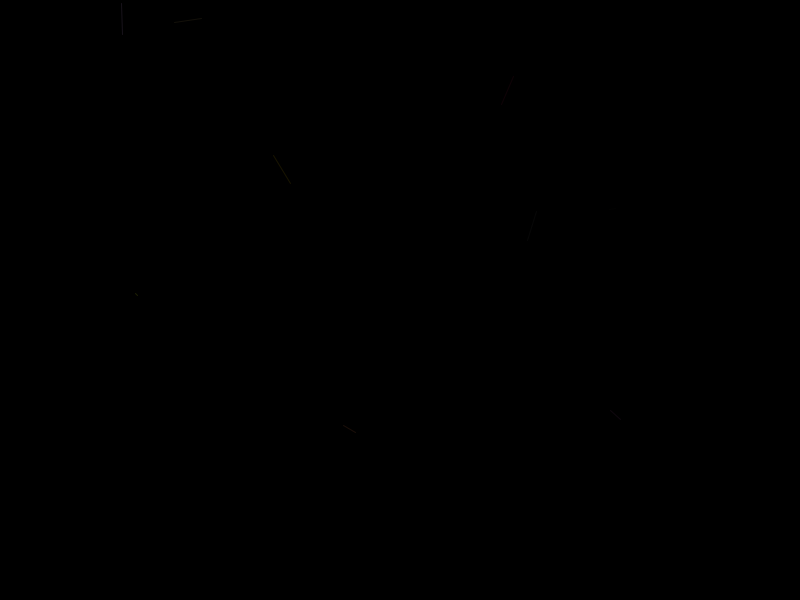
Frame 1 (no input)
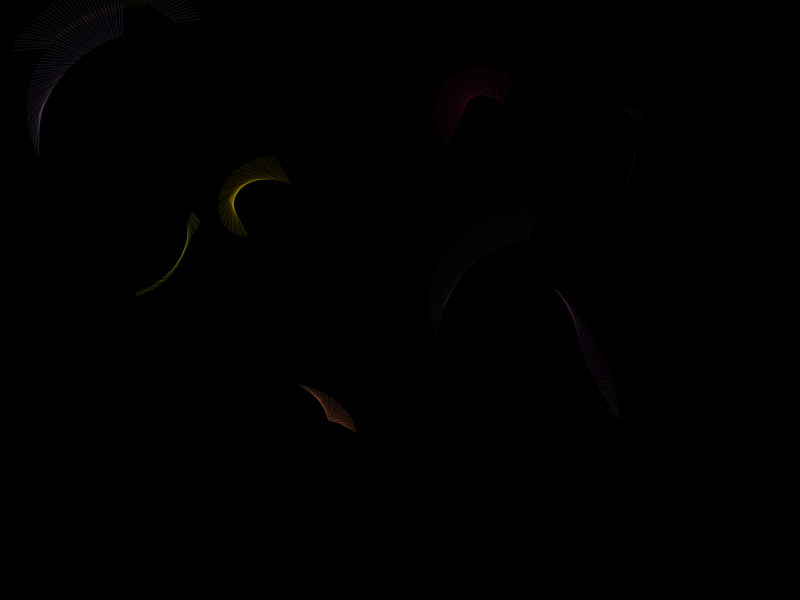
Frame 60 (the mouse pressed at the canvas centre just before this capture)
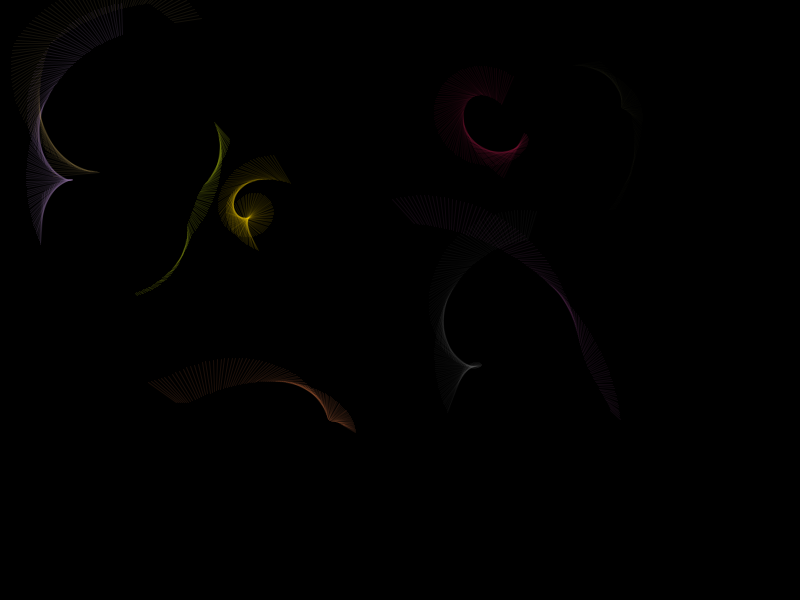
Frame 120 (the mouse held since frame 60 and released just before this capture)

The Processing sketch that drew these frames (run headless with seeded random() and noise(); from frame 60 on, the mouse is pressed at the canvas centre):

// Processing sketch: processing_151833
// ── processing_151833.pde

// Declare an ArrayList to fill with SpinningTop objects
ArrayList <SpinningTop> tops;

// Declare how many spinning tops will be used
int numberOfSpinningTops = 10;

// Declare palette array
color[] palette = {
  #BD1550, #E97F02, #F8CA00, #8A9B0F, #FCD77E, #E67747, #7D3D75, #8B6D9C, #B0B749, #BCBCBA
};



void setup() {

  // set display windows size and background colour
  size(800, 600);
  background( 0, 0, 0 );
  // limit number of spinning tops if greater than number of colours in palette
  if (numberOfSpinningTops > palette.length) {
    numberOfSpinningTops = palette.length;
  }
  // Create an empty ArrayList
  tops = new ArrayList<SpinningTop>();
  // Create values for ArrayList elements
  for (int i=0; i < numberOfSpinningTops; i++) {
    float x_position  = random( 100, width-100 );  // set starting x-coordinate to a random point on the screen
    float y_position  = random( 100, height-100 ); // set starting y-coordinate to a random point on the screen
    float x_direction = random( -1, 1 );           // set starting x-direction to a random value
    float y_direction = random( -1, 1 );           // set starting y-direction to a random value
    float rad_offset  = random( 200 );          // set moving hand radian offset to a random value
    color colour      = palette[i];                // select colour from pre-selected palette
    float alpha       = random( 64 );             // set spinning top transparency to random value <64
    // Add one element to ArrayList
    tops.add(new SpinningTop( x_position, y_position, x_direction, y_direction, rad_offset, colour, alpha ) );
  } // end for(i)
} // end setup()



void draw() {

  // blend old frames into the background

  /*  blendMode( BLEND );
   noStroke();
   fill( 0, 0, 0, 5 );
   rect( 0, 0, width, height );
   */
  // draw all spinning tops
  for (int i=0; i < tops.size (); i++) {
    tops.get(i).MoveTop();
  } // end for(i)
} // end draw()



class SpinningTop {

  // declare variables used in this object
  float x, y, dx, dy, ro, al;
  color c;
  // define how variables are initially set
  SpinningTop ( float x_position, float y_position, float x_direction, float y_direction, float rad_offset, color colour, float alpha )
  {
    x  = x_position;
    y  = y_position;
    dx = x_direction;
    dy = y_direction;
    ro = rad_offset;
    c  = colour;
    al = alpha;
  } // end of definition

  void MoveTop() {
    // calculate radius for moving hand based upon rad_offset added to frameCount 
    float rad = radians( frameCount + ro );

    // calculate new position
    this.x += this.dx;
    this.y += this.dy;

    // set up minimum and maximum values for new random direction and velocity
    float max = 1;
    float min = 0.5;

    //When the shape hits the left or right edge of the window, it reverses its direction and changes velocity
    if (this.x > width-100 || this.x < 100) {
      this.dx = this.dx > 0 ? -random(min, max) : random(min, max);
    } // end if(x)
    //When the shape hits the top or bottom edge of the window, it reverses its direction and changes velocity
    if (this.y > height-100 || this.y < 100) {
      this.dy = this.dy > 0 ? -random(min, max) : random(min, max);
    } // end if(y)

    float bx = this.x + 100 * sin(rad);
    float by = this.y + 100 * cos(rad);

    float radius = 100 * sin(rad*0.1);
    float handX = bx + radius * sin(rad*3);
    float handY = by + radius * cos(rad*3);

    // draw line    
    stroke(this.c, this.al);
    line(bx, by, handX, handY);
  } // end MoveTop()
} // end of class SpinningTop
